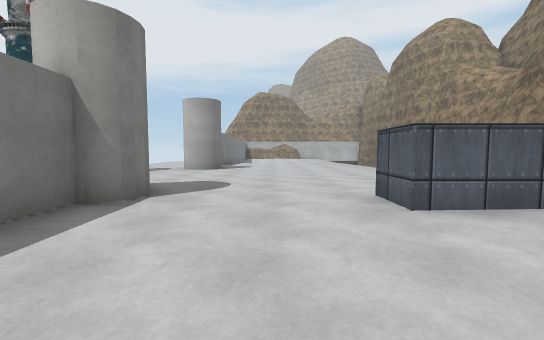
[1] (above)

24 first-person views from a walk through a Unity game level. The camera is 1.2 m above the floor, tilts 4° down and sees 90° across. The floor is counted in squares, 1.69 m on a side. Each view is taken from the middle of a square. On the plan, view 1 faces up. The plan holds only what a view shows up to about 10 squares ahead; the rest is blank. The place goes on beyond the plan. The player is left out. Some surface patterns are stand-ins.

[2]
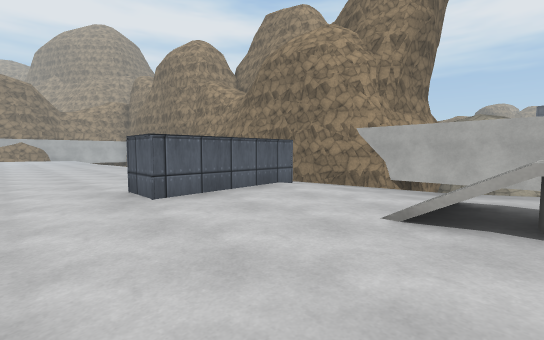

[3]
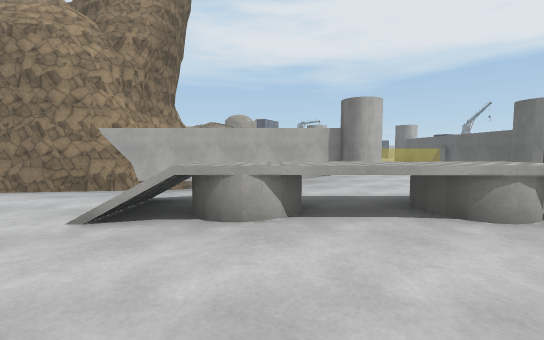

[4]
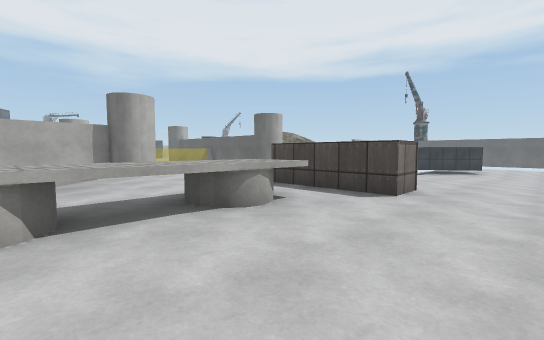

[5]
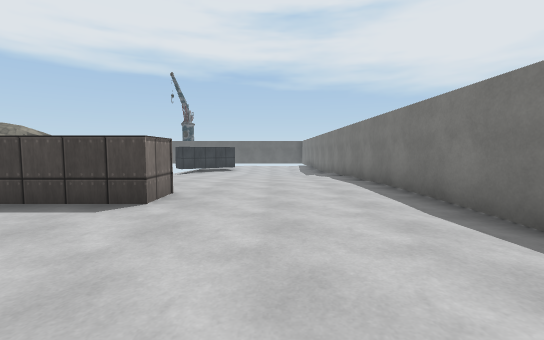

[6]
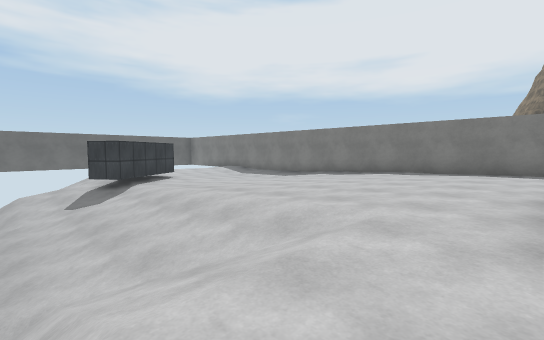

[7]
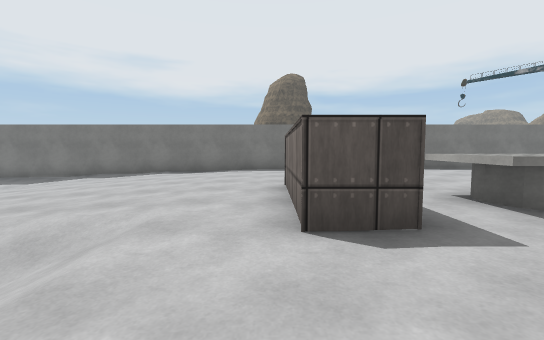

[8]
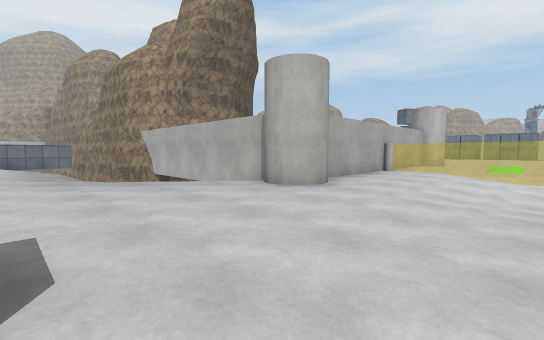

[9]
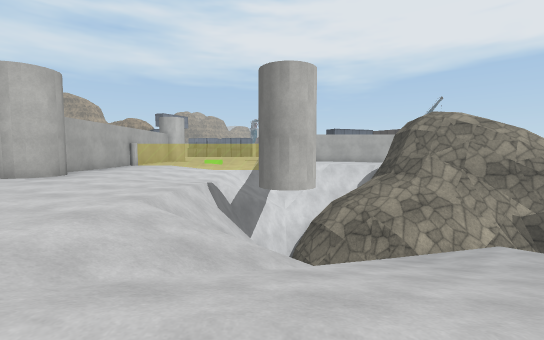

[10]
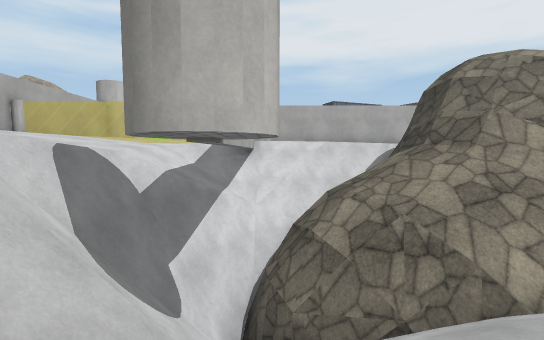

[11]
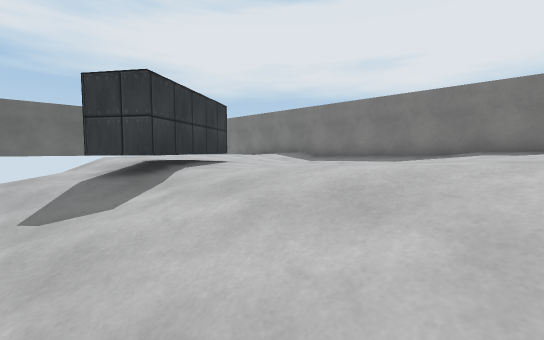

[12]
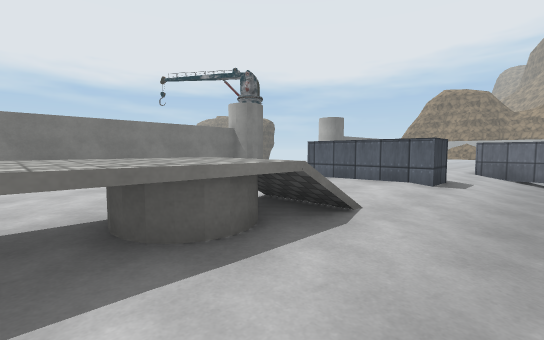

[13]
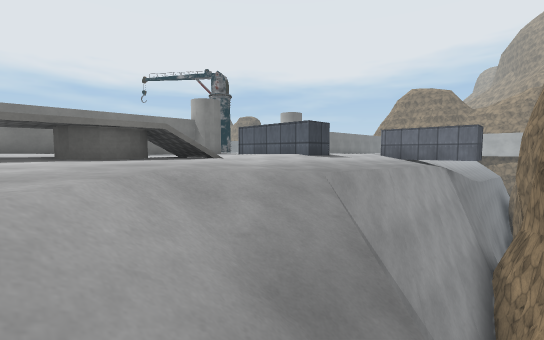

[14]
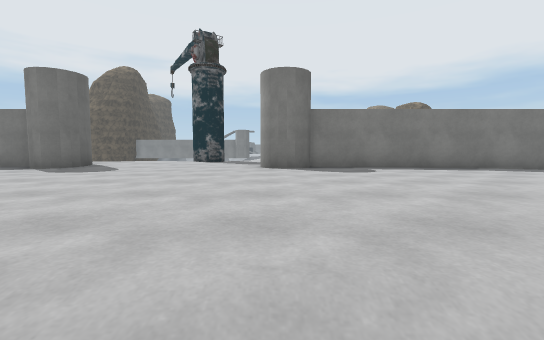

[15]
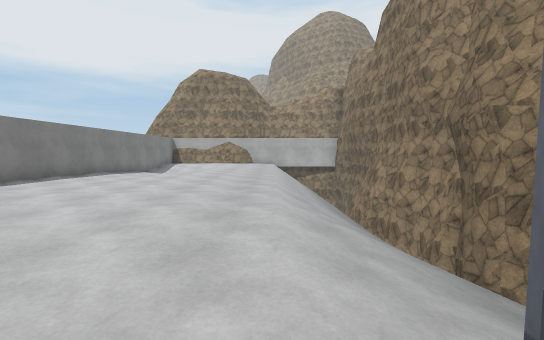

[16]
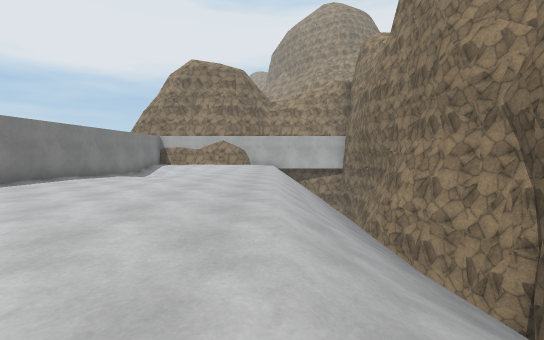

[17]
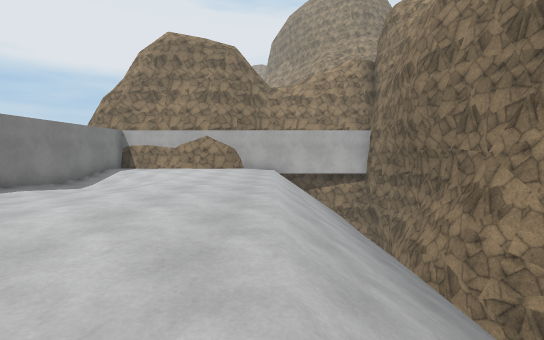

[18]
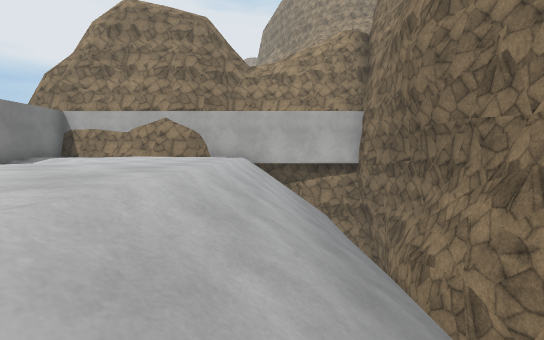

[19]
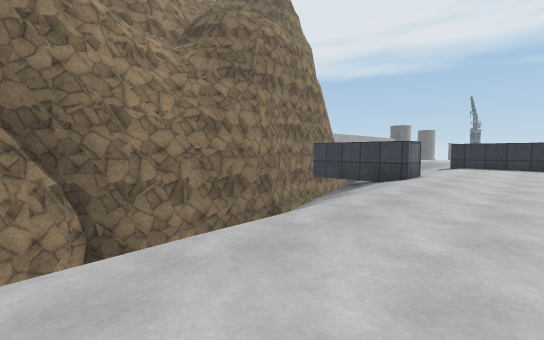

[20]
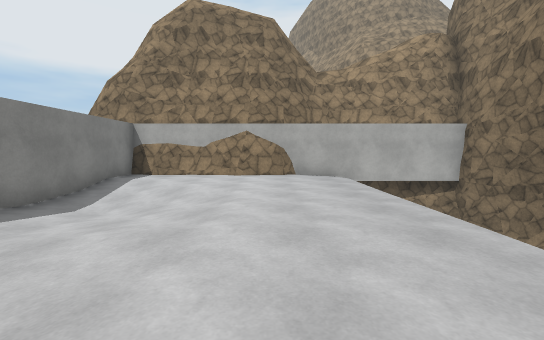

[21]
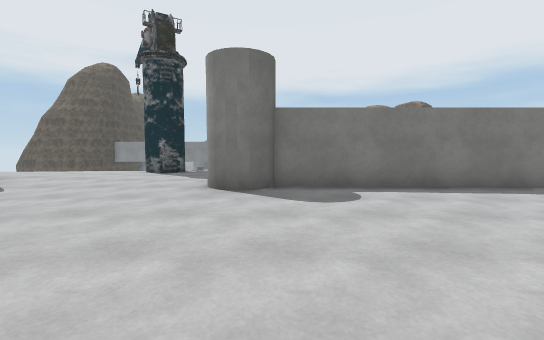

[22]
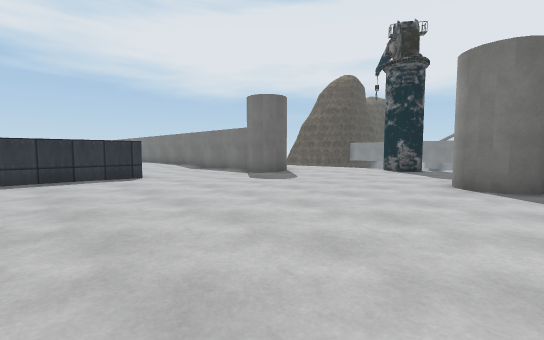

[23]
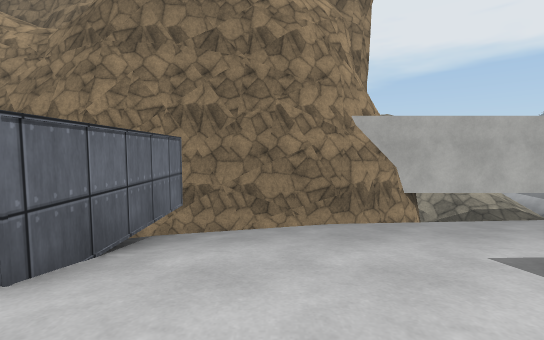

[24]
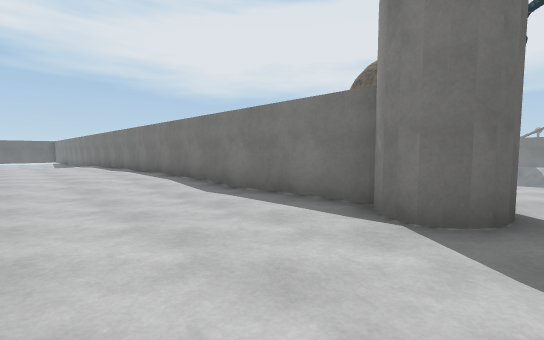

### Floor plan
Key: @ floor where view 1 was taken; # wall or solid block; x gap in a wall; . main floor; - floor 0.75 m lower than the main floor; _ floor 1.5 m lower than the main floor; : floor 1.5 m higher than the main floor; < floor 2.5 m lower than the main floor; / step, stairs or slope; = window, fence, low wall or low ledge; v drop or lower ground; O other object.
Columns run from 7 left of view 1 to 16 right of it. Each row starts with its distance up from view 1.
 26     #############
 25     #....../// v#
 24     #.......//vv#
 23     #.......//vv#
 22     #--.....//v##
 21     #.-.....//v##
 20     #.......//v#
 19     #.......//v#
 18     #.......//v##
 17     #.......//vv#
 16     #.......//vv#
 15     #.......//v #
 14     #.......//vv#
 13     #.......//vv#
 12     #.......// v#
 11     ##......// v#
 10    .##......//vv#
  9 ............./ v#
  8 .#..........OOOO#
  7  #............vv#
  6  .............vv#
  5  .............vv#
  4  ...##...OOO..vv##
  3  .. #....OOO..vvv#
  2     #.........vvv#
  1     #.........vv #vv
  0     #..@..//..vv #_-
 -1     #.....=:../vv#_-
 -2     #.....=:..// #__
 -3     #.....#:...//# vv
 -4     #.....x:..../#  v
 -5     #.....=:....#####O##
 -6     #......=.........=.
 -7     #....OOOO........=.
 -8     #....OOO.........=.
 -9     #.............///=.
-10     #......./////vvvv=-
-11     #......./////####v=#
-12     #.......///   ##vv<#
-13     #.......//////#//vv#
-14     #......./////#////v#
-15     #.-.....//_/////// v
-16     #.-  ---//_</////###
-17     #------OO//  v#/###
-18     #-- -OO O//  v###

Where each view was taken, in squares from view 1:
view 1: 0 up, 0 right, facing up
view 2: 1 down, 0 right, facing up-right
view 3: 2 down, 0 right, facing right
view 4: 2 down, 0 right, facing down-right
view 5: 3 down, 0 right, facing down
view 6: 8 down, 7 right, facing down-left
view 7: 8 down, 7 right, facing left
view 8: 9 down, 5 right, facing up-right
view 9: 11 down, 3 right, facing right
view 10: 12 down, 7 right, facing right
view 11: 13 down, 6 right, facing down-left
view 12: 3 down, 6 right, facing up-left
view 13: 3 down, 9 right, facing up-left
view 14: 10 up, 5 right, facing left
view 15: 8 up, 4 right, facing up
view 16: 10 up, 4 right, facing up
view 17: 14 up, 4 right, facing up
view 18: 16 up, 5 right, facing up
view 19: 16 up, 2 right, facing down-right
view 20: 17 up, 2 right, facing up
view 21: 11 up, 3 right, facing left
view 22: 11 up, 4 right, facing down-left
view 23: 6 up, 3 right, facing right
view 24: 5 up, 1 right, facing down-left
